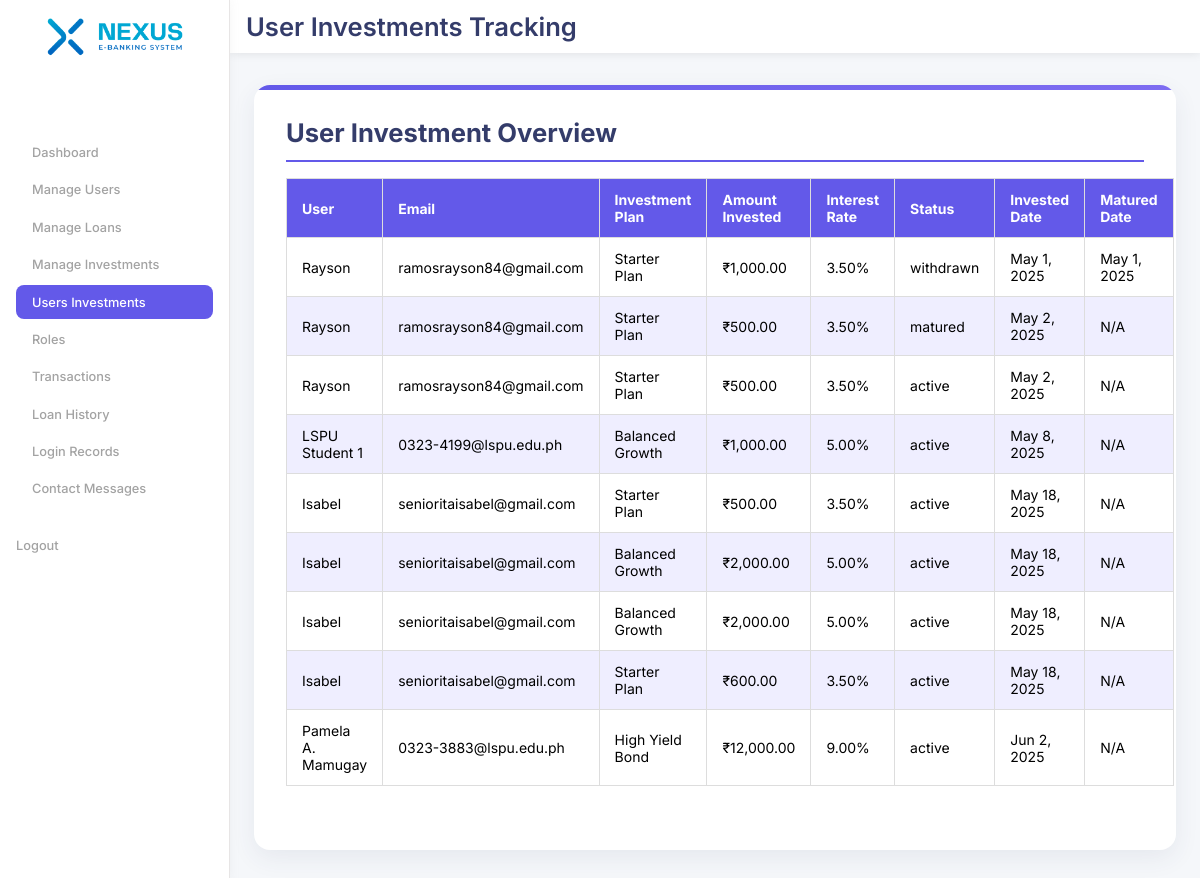
/admin/track-investments.php (signed in), run on the app's committed database.
### tables this page shows
CREATE TABLE IF NOT EXISTS `investments` (
  `investment_id` int NOT NULL AUTO_INCREMENT,
  `user_id` int NOT NULL,
  `plan_name` varchar(255) DEFAULT NULL,
  `amount` decimal(12,2) NOT NULL,
  `interest_rate` decimal(5,2) NOT NULL DEFAULT '0.00',
  `duration_months` int NOT NULL DEFAULT '12',
  `status` enum('active','matured','withdrawn') DEFAULT 'active',
  `created_at` datetime DEFAULT CURRENT_TIMESTAMP,
  `matured_at` datetime DEFAULT NULL,
  `plan_id` int DEFAULT NULL,
  `withdrawn_at` datetime DEFAULT NULL,
  PRIMARY KEY (`investment_id`),
  KEY `user_id` (`user_id`),
  KEY `plan_id` (`plan_id`)
);

CREATE TABLE IF NOT EXISTS `users` (
  `user_id` int NOT NULL AUTO_INCREMENT,
  `full_name` varchar(100) NOT NULL,
  `age` int NOT NULL,
  `birth_year` int NOT NULL,
  `email` varchar(100) NOT NULL,
  `address` text NOT NULL,
  `occupation` varchar(50) NOT NULL,
  `phone` varchar(20) NOT NULL,
  `password_hash` varchar(255) NOT NULL,
  `created_at` timestamp NULL DEFAULT CURRENT_TIMESTAMP,
  `is_admin` tinyint(1) DEFAULT '0',
  `status` enum('pending','approved','rejected') DEFAULT 'pending',
  `is_active` tinyint(1) NOT NULL DEFAULT '1',
  `reset_token` varchar(255) DEFAULT NULL,
  `reset_expires_at` datetime DEFAULT NULL,
  `profile_picture` varchar(255) DEFAULT NULL,
  `login_attempts` int NOT NULL DEFAULT '0',
  `blocked_until` datetime DEFAULT NULL,
  PRIMARY KEY (`user_id`),
  UNIQUE KEY `email` (`email`)
);

CREATE TABLE IF NOT EXISTS `investment_plans` (
  `plan_id` int NOT NULL AUTO_INCREMENT,
  `plan_name` varchar(100) NOT NULL,
  `interest_rate` decimal(5,2) NOT NULL,
  `duration_months` int NOT NULL,
  `min_amount` decimal(12,2) NOT NULL,
  `risk_level` varchar(50) DEFAULT NULL,
  `max_amount` decimal(15,2) NOT NULL DEFAULT '0.00',
  PRIMARY KEY (`plan_id`)
);

### admin/track-investments.php (the view, shortened to what this page needs)
<?php
require_once '../includes/db.php';
$perPage = 10;
$page = isset($_GET['page']) && is_numeric($_GET['page']) ? (int)$_GET['page'] : 1;
$offset = ($page - 1) * $perPage;
$stmt = $pdo->prepare("SELECT ui.investment_id, ui.user_id, ui.amount, ui.status, ui.created_at, ui.matured_at, up.plan_name, up.interest_rate, u.full_name, u.email
                     FROM investments ui
                     JOIN users u ON ui.user_id = u.user_id
                     JOIN investment_plans up ON ui.plan_id = up.plan_id
                     LIMIT :perPage OFFSET :offset");
$stmt->bindValue(':perPage', $perPage, PDO::PARAM_INT);
$stmt->bindValue(':offset', $offset, PDO::PARAM_INT);
$stmt->execute();
$userInvestments = $stmt->fetchAll();
?>
<!DOCTYPE html>
<html lang="en">
<head>
    <link rel="stylesheet" href="../assets/css/admin-main.css">
    <link rel="stylesheet" href="../assets/css/admin-track-investment.css">
</head>
<body>
    <div class="wrapper">
        <aside class="sidebar">
            <div class="Logos-cont">
                <img src="../assets/images/Logo-color.png" alt="SecureBank Logo" class="logo-container">
            </div>
            <nav class="dashboard-nav">
                <a href="dashboard.php" class="active btn ">Dashboard</a>
                <a href="manage-users.php" class="btn ">Manage Users</a>
                <a href="manage-loans.php" class="btn">Manage Loans</a>
                <a href="manage-investments.php" class="btn">Manage Investments</a>
                <a href="track-investments.php" class="btn dash-text">Users Investments</a>
                <a href="role.php" class="btn">Roles</a>
                <a href="recent_transactions.php" class="btn">Transactions</a>
                <a href="recent_transactions.php" class="btn">Loan History</a>
                <a href="login-records.php" class="btn">Login Records</a>
                <a href="manage-messages.php" class="btn">Contact Messages</a>
            </nav>
            <div class="logout-cont">
                <a href="../logout.php" class="logout">Logout</a>
            </div>
        </aside>
        <main class="container">
            <header>
                <h1>User Investments Tracking</h1>
            </header>
            <div class="content">
                <h2>User Investment Overview</h2>
                <?php if (empty($userInvestments)): ?>
                <p>No investments found.</p>
                <div class="table-cont">
                    <?php else: ?>
                    <table class="user-investments-table">
                        <thead>
                            <tr>
                                <th>User</th>
                                <th>Email</th>
                                <th>Investment Plan</th>
                                <th>Amount Invested</th>
                                <th>Interest Rate</th>
                                <th>Status</th>
                                <th>Invested Date</th>
                                <th>Matured Date</th>
                            </tr>
                        </thead>
                        <tbody>
                            <?php foreach ($userInvestments as $investment): ?>
                            <tr>
                                <td data-label="User"><?= htmlspecialchars($investment['full_name']) ?></td>
                                <td data-label="Email"><?= htmlspecialchars($investment['email']) ?></td>
                                <td data-label="Investment Plan"><?= htmlspecialchars($investment['plan_name']) ?></td>
                                <td data-label="Amount Invested">₹<?= number_format($investment['amount'], 2) ?></td>
                                <td data-label="Interest Rate"><?= number_format($investment['interest_rate'], 2) ?>%
                                </td>
                                <td data-label="Status"><?= htmlspecialchars($investment['status']) ?></td>
                                <td data-label="Invested Date">
                                    <?= !empty($investment['created_at']) ? date('M j, Y', strtotime($investment['created_at'])) : 'N/A' ?>
                                </td>
                                <td data-label="Matured Date">
                                    <?= !empty($investment['matured_at']) ? date('M j, Y', strtotime($investment['matured_at'])) : 'N/A' ?>
                                </td>
                            </tr>
                            <?php endforeach; ?>
                        </tbody>
                    </table>
                    <?php endif; ?>
                </div>
            </div>
</body>
</html>

### assets/css/admin-main.css (style rules this page uses)
:root { --main-color: #ffffff; --bg-color: #f5f7fa; --bg-sidecolor-2: #6359e9; --font-color: #343c6a; --thin-font-color: #718ebf; --inactive-font-color: #a3a3a3; --hover-effects: #efeeff; --big-font-size: clamp(4rem, 6vw, 6.6rem); --semi-big-font-size: clamp(1.5rem, 3vw, 1.6rem); --paragraph-font-size: clamp(0.7rem, 1.5vw, 0.8rem); }
.content { display: flex; flex-direction: column; background: var(--main-color); padding: 2rem; border-radius: 16px; box-shadow: 0 8px 24px rgba(52, 60, 106, 0.08); margin: 2rem 1.5rem 2rem 1.5rem; transition: transform 0.3s ease, box-shadow 0.3s ease; position: relative; overflow: hidden; }
.content::before { content: ""; position: absolute; top: 0; left: 0; width: 100%; height: 5px; background: linear-gradient(90deg, var(--bg-sidecolor-2), #7e6cf1); }
* { margin: 0; padding: 0; box-sizing: border-box; font-family: "Poppins", sans-serif; text-decoration: none; font-family: "inter", sans-serif; }
* { margin: 0; padding: 0; box-sizing: border-box; font-family: "Inter", sans-serif; }
body, html { height: 100%; }
.wrapper { display: flex; height: 100vh; background-color: var(--bg-color); }
.logout-cont { display: flex; flex-direction: column; gap: 1rem; margin-top: 2rem; font-size: var(--paragraph-font-size); color: var(--inactive-font-color); font-weight: 500; cursor: pointer; }
.logout { color: var(--inactive-font-color); text-decoration: none; font-weight: 500; transition: color 0.3s ease; display: flex; align-items: center; gap: 0.6rem; }
.btn { display: flex; align-items: center; gap: 0.6rem; padding: 0rem 1rem; background-color: transparent; color: var(--inactive-font-color); border-radius: 8px; font-weight: 500; height: 34.2px; }
.container { flex: 1; background-color: var(--bg-color); overflow: auto; z-index: 999; }
.content h2 { margin-bottom: var(--spacing-medium); color: var(--font-color); border-bottom: 2px solid var(--bg-sidecolor-2); padding-bottom: var(--spacing-small); font-size: var(--semi-big-font-size); }

### assets/css/admin-track-investment.css (style rules this page uses)
:root { --main-color: #FFFFFF; --bg-color: #F5F7FA; --bg-sidecolor-2: #6359e9; --font-color: #343C6A; --thin-font-color: #718EBF; --inactive-font-color: #a3a3a3; --hover-effects: #efeeff; --big-font-size: clamp(4rem, 6vw, 6.6rem); --semi-big-font-size: clamp(1.5rem, 3vw, 1.6rem); --paragraph-font-size: clamp(0.7rem, 1.5vw, 0.8rem); --spacing-small: 0.75rem; --spacing-medium: 1rem; --spacing-large: 2rem; --radius-base: 8px; --radius-lg: 16px; --shadow-base: 0 4px 12px rgba(99, 89, 233, 0.2); --shadow-lg: 0 8px 24px rgba(52, 60, 106, 0.08); }
.content h2 { margin-bottom: var(--spacing-medium); color: var(--font-color); border-bottom: 2px solid var(--bg-sidecolor-2); padding-bottom: var(--spacing-small); font-size: var(--semi-big-font-size); }
.user-investments-table { width: 100%; border-collapse: collapse; font-size: 14px; margin-bottom: var(--spacing-large); }
.user-investments-table thead { background-color: var(--bg-sidecolor-2); color: var(--main-color); }
.user-investments-table th, .user-investments-table td { padding: 12px 15px; border: 1px solid #ddd; text-align: left; }
.user-investments-table tbody tr:nth-child(even) { background-color: var(--hover-effects); }

### data on the page
investments: user.full_name "Rayson", user.email "ramosrayson84@gmail.com", plan.plan_name "Starter Plan", amount "1,000.00", plan.interest_rate "3.50", status "withdrawn", created_at "May 1, 2025", matured_at "May 1, 2025"
investments: user.full_name "Rayson", user.email "ramosrayson84@gmail.com", plan.plan_name "Starter Plan", amount "500.00", plan.interest_rate "3.50", status "matured", created_at "May 2, 2025", shows "N/A"
investments: user.full_name "Rayson", user.email "ramosrayson84@gmail.com", plan.plan_name "Starter Plan", amount "500.00", plan.interest_rate "3.50", status "active", created_at "May 2, 2025", shows "N/A"
investments: user.full_name "LSPU Student 1", user.email "0323-4199@lspu.edu.ph", plan.plan_name "Balanced Growth", amount "1,000.00", plan.interest_rate "5.00", status "active", created_at "May 8, 2025", shows "N/A"
investments: user.full_name "Isabel", user.email "senioritaisabel@gmail.com", plan.plan_name "Starter Plan", amount "500.00", plan.interest_rate "3.50", status "active", created_at "May 18, 2025", shows "N/A"
investments: user.full_name "Isabel", user.email "senioritaisabel@gmail.com", plan.plan_name "Balanced Growth", amount "2,000.00", plan.interest_rate "5.00", status "active", created_at "May 18, 2025", shows "N/A"
investments: user.full_name "Isabel", user.email "senioritaisabel@gmail.com", plan.plan_name "Balanced Growth", amount "2,000.00", plan.interest_rate "5.00", status "active", created_at "May 18, 2025", shows "N/A"
investments: user.full_name "Isabel", user.email "senioritaisabel@gmail.com", plan.plan_name "Starter Plan", amount "600.00", plan.interest_rate "3.50", status "active", created_at "May 18, 2025", shows "N/A"
investments: user.full_name "Pamela A. Mamugay", user.email "0323-3883@lspu.edu.ph", plan.plan_name "High Yield Bond", amount "12,000.00", plan.interest_rate "9.00", status "active", created_at "Jun 2, 2025", shows "N/A"
